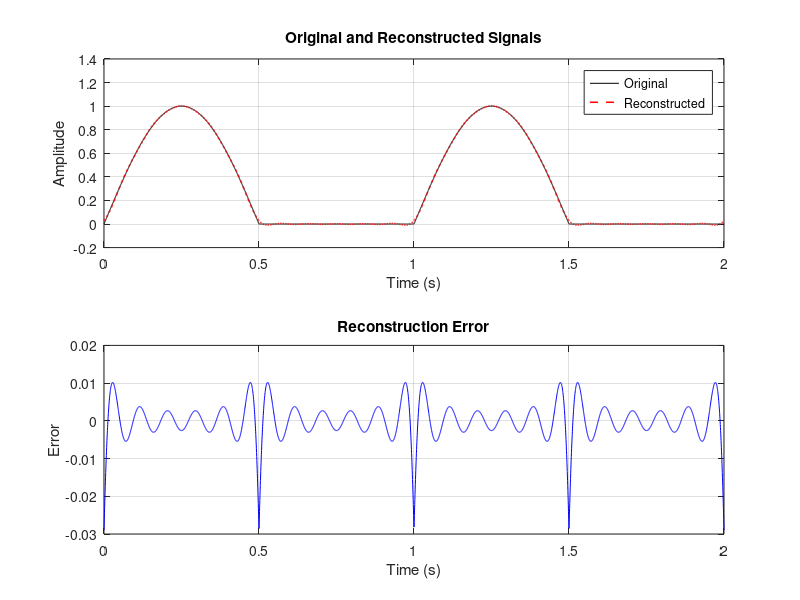

This figure's MATLAB source:
clc; clear; close all; 
%% 5(iv) Verification of Fourier Series Reconstruction and Analysis of Signal  
figure; 
% Fourier Series Reconstruction and Error Analysis 
f0 = 1; 
T = 1/f0; 
t = linspace(0,2*T,4000); 
x = max(sin(2*pi*f0*t),0); 
N = 10; 
a0 = (2/T)*trapz(t(1:2000),x(1:2000)); 
an = zeros(1,N); bn = zeros(1,N); 
tt = t(1:2000); xx = x(1:2000); 
for k = 1:N     
    an(k) = (2/T)*trapz(tt,xx.*cos(2*pi*k*f0*tt));     
    bn(k) = (2/T)*trapz(tt,xx.*sin(2*pi*k*f0*tt)); 
end
xr = a0/2*ones(size(t)); 
for k = 1:N 
    xr = xr + an(k)*cos(2*pi*k*f0*t) + bn(k)*sin(2*pi*k*f0*t); 
end
err = x-xr; 
subplot(2,1,1); 
plot(t,x,'k',t,xr,'r--','LineWidth',1.1); 
grid on; xlabel('Time (s)'); ylabel('Amplitude'); 
title('Original and Reconstructed Signals'); 
legend('Original','Reconstructed'); 
subplot(2,1,2); 
plot(t,err,'b'); grid on; 
xlabel('Time (s)'); ylabel('Error'); 
title('Reconstruction Error');
